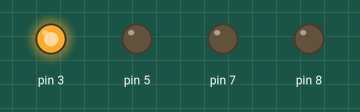
Recording of a program running on a simulated Raspberry Pi (header pin numbers). On the bench: output pins drawn as LEDs (lit = HIGH).

Above: at 0.5 s.
At 1.5 s:
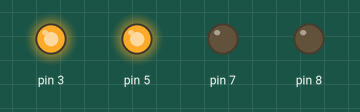
At 2.5 s:
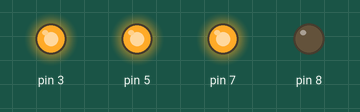
At 4.0 s:
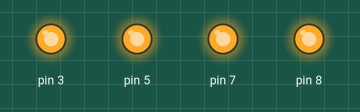
At 6.5 s:
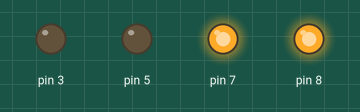
At 9.0 s:
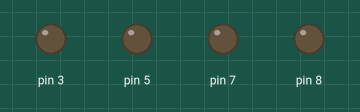
Timing chart, 0 to 13.0 s (numbered marks = the images above):
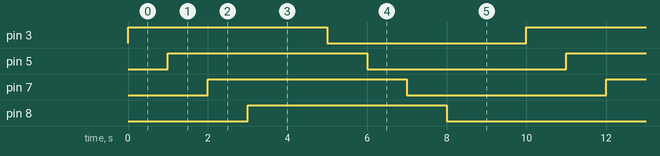

The program:

led_pattern_via_function_calling_concept.py
```python
import RPi.GPIO as g
import time
from time import sleep
g.setmode(g.BOARD)
g.setwarnings(False)
g.setup(3,g.OUT)
g.setup(5,g.OUT)
g.setup(7,g.OUT)
g.setup(8,g.OUT)

def pattern():

    g.output(3,1)
    time.sleep(1)
    g.output(5,1)
    time.sleep(1)
    g.output(7,1)
    time.sleep(1)
    g.output(8,1)
    time.sleep(1)

#print 'led on'

def pattern2():
    g.output(3,0)
    time.sleep(1)
    g.output(5,0)
    time.sleep(1)
    g.output(7,0)
    time.sleep(1)
    g.output(8,0)
    time.sleep(1)

#print 'led off'
while True:

    pattern()
    time.sleep(1)
    pattern2()
    time.sleep(1)
```

Measured:
- by itself, pin 3, pin 5, pin 7, pin 8: alternates HIGH for 5.0 s and LOW for 5.0 s
- by itself, everything shown: repeats every 10.0 s, in 8 steps
